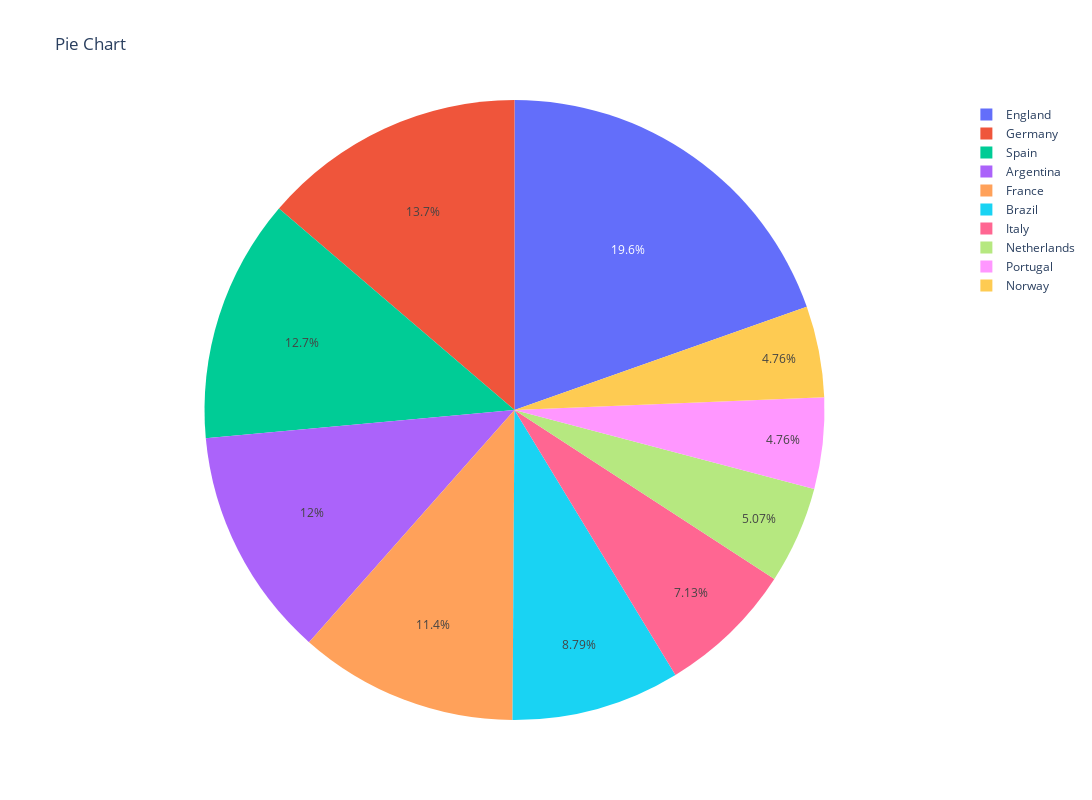

This figure's notebook cell:
### Code cell
new_db = pd.DataFrame({'Mean Salary': data.groupby('nationality_name').value_eur.mean()
, 'Count': data['nationality_name'].value_counts()})

# top 10 counties that have more than 300 players
new_db = new_db[new_db["Count"] > 300 ].sort_values(by="Mean Salary", ascending=False).head(10)

labels = list(new_db.index)
values = new_db["Count"]
fig = go.Figure(data=[go.Pie(labels=labels, values=values)])
fig.update_layout(height=800, width=1200, title_text=f"Pie Chart")
fig.show()

### Figure 1 — Plotly figure (JSON) as saved in the notebook; plotly's stock layout.template omitted (floating-point values rounded to 4 significant figures)
{"data": [{"labels": ["Portugal", "Brazil", "Spain", "Netherlands", "France", "Italy", "Argentina", "Germany", "England", "Norway"], "type": "pie", "values": [350, 647, 936, 373, 841, 525, 884, 1011, 1442, 350]}], "layout": {"height": 800, "title": {"text": "Pie Chart"}, "width": 1200}}
